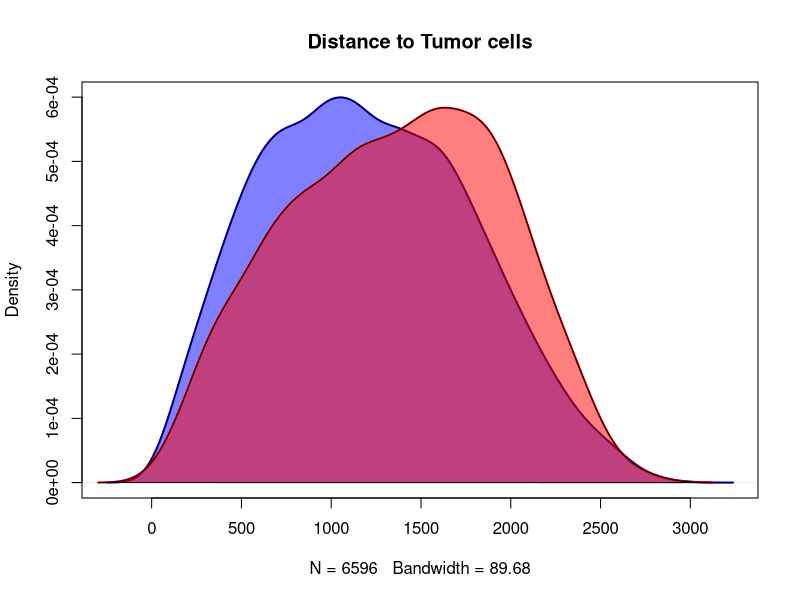
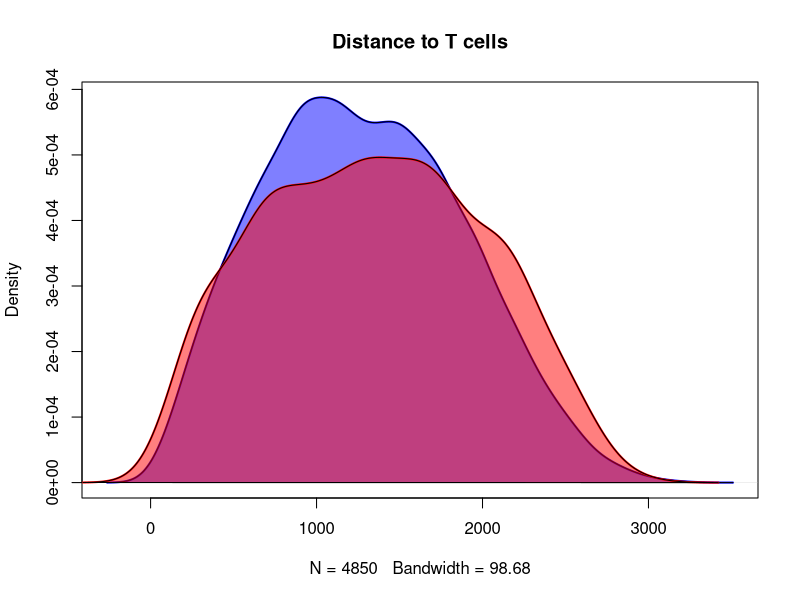

Write the R code that produced these figures, in order.
## ---- chunk 1
#===============================================================================
# Library
#===============================================================================
library(tibble)
## ---- chunk 2
#===============================================================================
# Import
#===============================================================================
# load the data into individual objects
tumor_data <- read.csv(file = "tumor_data.csv")
t_cell_data <- read.csv(file = "t_cell_data.csv")
# load the first six line of data just to double check
head(tumor_data)
head(t_cell_data)

#===============================================================================
# Tidy
#===============================================================================
# clean up the data by making them into factor, somehow factor in data-preprocessor.R did not work
# tumor data
tumor_data$Cell_ID_Myeloid <- as.factor(tumor_data$Cell_ID_Myeloid)
tumor_data$Cell_ID_Tumor <- as.factor(tumor_data$Cell_ID_Tumor)
tumor_data$Cell_type <- as.factor(tumor_data$Cell_type)
# use tibble to tidy up the data
tumor_data <- as_tibble(tumor_data)

# t cell data
t_cell_data$Cell_ID_Myeloid <- as.factor(t_cell_data$Cell_ID_Myeloid)
t_cell_data$Cell_ID_T_Cell <- as.factor(t_cell_data$Cell_ID_T_Cell)
t_cell_data$Cell_type <- as.factor(t_cell_data$Cell_type)
# use tibble to tidy up the data
t_cell_data <- as_tibble(t_cell_data)

# generate summary and correlation to give an overview
summary(t_cell_data)
summary(tumor_data)
## ---- chunk 3
#===============================================================================
# Validate
#===============================================================================
# tumor
# compute density
density_tumor_distance_hpositive <- density(tumor_data$Distance[tumor_data$Cell_type == "H+"])
density_tumor_distance_hnegative <- density(tumor_data$Distance[tumor_data$Cell_type == "H-"])
# plot density graph
#png(file = "./density_plot_distance_to_tumor.png") # uncomment this and dev.off to print image in png format
plot(density_tumor_distance_hpositive, lwd = 2, col = "blue", main = "Distance to Tumor cells")
polygon(density_tumor_distance_hpositive, col = rgb(0, 0, 1, alpha = 0.5))
lines(density_tumor_distance_hnegative, lwd = 2, col = "red")
polygon(density_tumor_distance_hnegative, col = rgb(1, 0, 0, alpha = 0.5))
#dev.off()

# t cell
# compute density
density_t_cell_distance_hpositive <- density(t_cell_data$Distance[t_cell_data$Cell_type == "H+"])
density_t_cell_distance_hnegative <- density(t_cell_data$Distance[t_cell_data$Cell_type == "H-"])
# plot density graph
#png(file = "./density_plot_distance_to_t_cells.png")
plot(density_t_cell_distance_hpositive, lwd = 2, col = "blue", main = "Distance to T cells")
polygon(density_t_cell_distance_hpositive, col = rgb(0, 0, 1, alpha = 0.5))
lines(density_t_cell_distance_hnegative, lwd = 2, col = "red")
polygon(density_t_cell_distance_hnegative, col = rgb(1, 0, 0, alpha = 0.5))
#dev.off()
## ---- chunk 4
#===============================================================================
# Understand (Transform, Model, Visualize)
#===============================================================================
